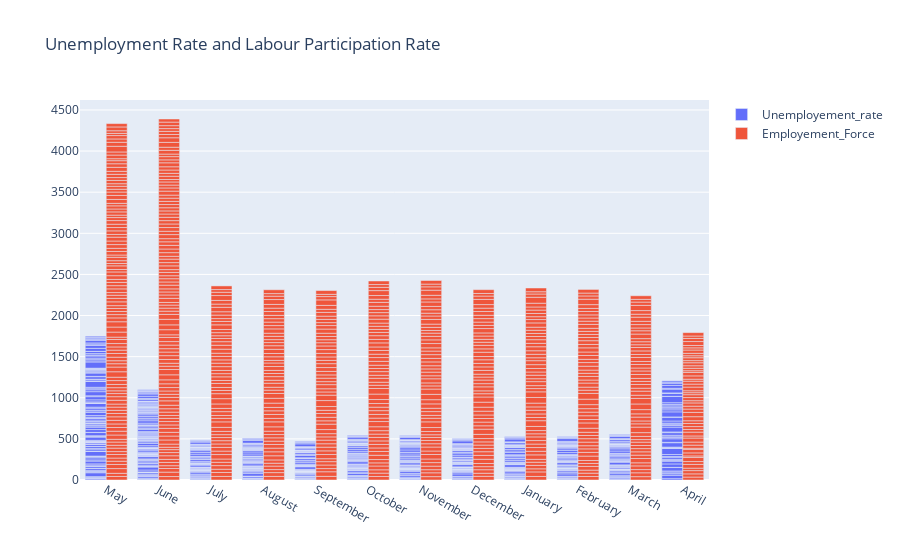

Here is the notebook cell this chart was saved with:
### Code cell
barfig = go.Figure()

barfig.add_trace(go.Bar(x=data['Month_name'], y=data['Estimated_Unemployment_Rate_(%)'], name = 'Unemployement_rate'))
barfig.add_trace(go.Bar(x=data['Month_name'], y=data['Estimated_Labour_Participation_Rate_(%)'], name = 'Employement_Force'))

barfig.update_layout(title='Unemployment Rate and Labour Participation Rate')
barfig.show()

### Figure 1 — Plotly figure (JSON) as saved in the notebook; plotly's stock layout.template omitted (floating-point values rounded to 4 significant figures; data arrays with more than 128 entries replaced by an {"elided": "..."} marker saying what was removed)
{"data": [{"name": "Unemployement_rate", "type": "bar", "x": {"elided": "740 str values"}, "y": {"elided": "740 float values"}}, {"name": "Employement_Force", "type": "bar", "x": {"elided": "740 str values"}, "y": {"elided": "740 float values"}}], "layout": {"title": {"text": "Unemployment Rate and Labour Participation Rate"}}}
